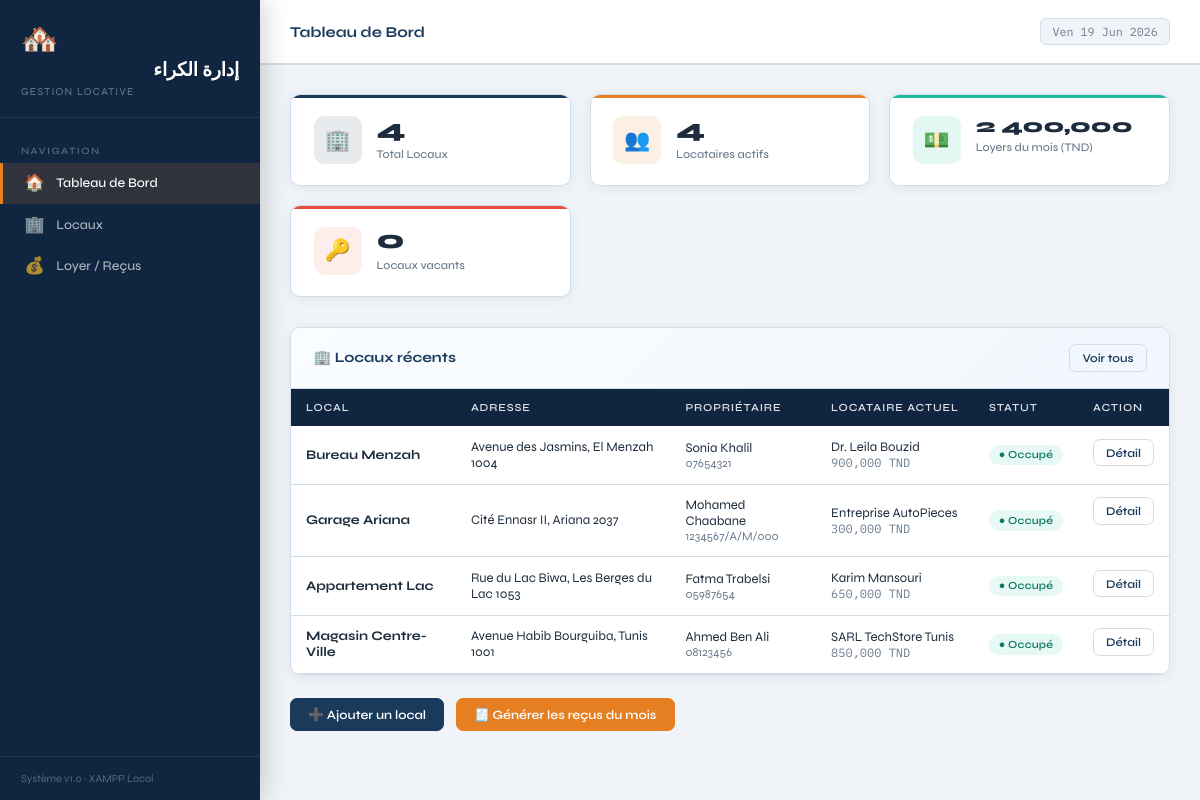
The page / on the database its author committed.
### tables this page shows
CREATE TABLE IF NOT EXISTS `locataires` (
    `id`                         INT             NOT NULL AUTO_INCREMENT,
    `local_id`                   INT             NOT NULL,
    `nom`                        VARCHAR(255)    NOT NULL,
    `cin`                        VARCHAR(50)     NOT NULL DEFAULT '',
    `num_tel`                    VARCHAR(30)     NOT NULL DEFAULT '',
    `mf`                         VARCHAR(100)    NOT NULL DEFAULT '',
    `montant_mensuel`            DECIMAL(10,3)   NOT NULL DEFAULT 0.000,
    `frequence_paiement`         ENUM('mois','trimestre','semestre') NOT NULL DEFAULT 'mois',
    `retenue`                    TINYINT         NOT NULL DEFAULT 0,
    `augmentation_montant`       DECIMAL(10,3)   NOT NULL DEFAULT 0.000,
    `augmentation_periode`       ENUM('annee','deux_ans') NOT NULL DEFAULT 'annee',
    `type_local`                 VARCHAR(100)    NOT NULL DEFAULT '',
    `contrat_path`               VARCHAR(500)    DEFAULT NULL,
    `date_debut`                 DATE            NOT NULL,
    `date_derniere_augmentation` DATE            DEFAULT NULL,
    `actif`                      TINYINT         NOT NULL DEFAULT 1,
    `note`                       TEXT            DEFAULT NULL,
    `charges_additionnelles`     TEXT            DEFAULT NULL,
    `created_at`                 DATETIME        NOT NULL DEFAULT CURRENT_TIMESTAMP,
    PRIMARY KEY (`id`),
    CONSTRAINT `fk_locataire_local`
        FOREIGN KEY (`local_id`) REFERENCES `locaux`(`id`)
        ON DELETE RESTRICT ON UPDATE CASCADE
);

CREATE TABLE IF NOT EXISTS `locaux` (
    `id`                   INT           NOT NULL AUTO_INCREMENT,
    `nom_local`            VARCHAR(255)  NOT NULL,
    `adresse`              TEXT          NOT NULL,
    `proprietaire`         VARCHAR(255)  NOT NULL,
    `cin_mf_proprietaire`  VARCHAR(100)  NOT NULL DEFAULT '',
    `document_path`        VARCHAR(500)  DEFAULT NULL,
    `created_at`           DATETIME      NOT NULL DEFAULT CURRENT_TIMESTAMP,
    PRIMARY KEY (`id`)
);

### config/db.php (called while the page is built, shortened)
<?php
function esc(string $s): string {
    return htmlspecialchars($s, ENT_QUOTES | ENT_HTML5, 'UTF-8');
}
function formatTND(float $amount): string {
    return number_format($amount, 3, ',', ' ');
}

### index.php (the view, shortened to what this page needs)
<?php
require_once __DIR__ . '/config/db.php';
$pageTitle = 'Tableau de Bord';
$activeNav = 'dashboard';
$baseUrl   = '';
$pdo = getPDO();
$nbLocaux     = (int)$pdo->query("SELECT COUNT(*) FROM locaux")->fetchColumn();
$nbLocataires = (int)$pdo->query("SELECT COUNT(*) FROM locataires WHERE actif = 1")->fetchColumn();
$year  = (int)date('Y');
$month = (int)date('m');
$allLocataires = $pdo->query("SELECT * FROM locataires WHERE actif = 1")->fetchAll();
$totalMois = 0.0;
foreach ($allLocataires as $loc) {
    $dateDebut    = new DateTime($loc['date_debut']);
    $debutYear    = (int)$dateDebut->format('Y');
    $debutMonth   = (int)$dateDebut->format('m');
    $monthsElapsed = ($year - $debutYear) * 12 + ($month - $debutMonth);
    switch ($loc['frequence_paiement']) {
        case 'trimestre': $period = 3; break;
        case 'semestre':  $period = 6; break;
        default:          $period = 1; break;
    }
    if ($monthsElapsed >= 0 && $monthsElapsed % $period === 0) {
        $totalMois += (float)$loc['montant_mensuel'] * $period;
    }
}
$nbVacants = (int)$pdo->query(
    "SELECT COUNT(*) FROM locaux l WHERE NOT EXISTS
     (SELECT 1 FROM locataires lt WHERE lt.local_id = l.id AND lt.actif = 1)"
)->fetchColumn();
include __DIR__ . '/modules/layout.php';
?>
<div class="stats-grid">
  <div class="stat-card blue">
    <div class="stat-icon blue">🏢</div>
    <div>
      <div class="stat-value"><?= $nbLocaux ?></div>
      <div class="stat-label">Total Locaux</div>
    </div>
  </div>
  <div class="stat-card orange">
    <div class="stat-icon orange">👥</div>
    <div>
      <div class="stat-value"><?= $nbLocataires ?></div>
      <div class="stat-label">Locataires actifs</div>
    </div>
  </div>
  <div class="stat-card teal">
    <div class="stat-icon teal">💵</div>
    <div>
      <div class="stat-value" style="font-size:1.3rem"><?= formatTND($totalMois) ?></div>
      <div class="stat-label">Loyers du mois (TND)</div>
    </div>
  </div>
  <div class="stat-card red">
    <div class="stat-icon red">🔑</div>
    <div>
      <div class="stat-value"><?= $nbVacants ?></div>
      <div class="stat-label">Locaux vacants</div>
    </div>
  </div>
</div>
<div class="card mb-3">
  <div class="card-header">
    <h2>🏢 Locaux récents</h2>
    <a href="locaux.php" class="btn btn-outline btn-sm">Voir tous</a>
  </div>
  <div class="table-wrap">
    <table class="data-table">
      <thead>
        <tr>
          <th>Local</th>
          <th>Adresse</th>
          <th>Propriétaire</th>
          <th>Locataire actuel</th>
          <th>Statut</th>
          <th>Action</th>
        </tr>
      </thead>
      <tbody>
        <?php
        $rows = $pdo->query(
            "SELECT l.*,
                    lt.nom AS locataire_nom, lt.montant_mensuel, lt.frequence_paiement,
                    lt.note AS locataire_note
             FROM locaux l
             LEFT JOIN locataires lt ON lt.local_id = l.id AND lt.actif = 1
             ORDER BY l.id DESC LIMIT 10"
        )->fetchAll();
        foreach ($rows as $r):
            $vacant = empty($r['locataire_nom']);
        ?>
        <tr>
          <td><strong><?= esc($r['nom_local']) ?></strong></td>
          <td><?= esc($r['adresse']) ?></td>
          <td>
            <?= esc($r['proprietaire']) ?>
            <div class="muted"><?= esc($r['cin_mf_proprietaire']) ?></div>
          </td>
          <td>
            <?php if (!$vacant): ?>
              <?= esc($r['locataire_nom']) ?>
              <div class="muted font-mono"><?= formatTND((float)$r['montant_mensuel']) ?> TND</div>
            <?php else: ?>
              <span class="text-muted">—</span>
            <?php endif; ?>
          </td>
          <td>
            <?php if ($vacant): ?>
              <span class="badge badge-gray">Vacant</span>
            <?php else: ?>
              <span class="badge badge-green">● Occupé</span>
            <?php endif; ?>
          </td>
          <td style="display:flex;align-items:center;gap:.5rem">
            <a href="modules/local_detail.php?id=<?= (int)$r['id'] ?>"
               class="btn btn-outline btn-sm">Détail</a>
          </td>
        </tr>
        <?php endforeach; ?>
      </tbody>
    </table>
  </div>
</div>
<div class="flex gap-3">
  <a href="locaux.php?action=add" class="btn btn-primary">
    ➕ Ajouter un local
  </a>
  <a href="loyer.php" class="btn btn-orange">
    🧾 Générer les reçus du mois
  </a>
</div>
<?php include __DIR__ . '/modules/layout_footer.php'; ?>

### modules/layout.php (shortened to what this page needs)
<?php
$pageTitle  = $pageTitle  ?? 'Gestion Locative';
$activeNav  = $activeNav  ?? 'dashboard';
?>
<!DOCTYPE html>
<html lang="fr">
<head>
  <link rel="stylesheet" href="<?= $baseUrl ?? '' ?>assets/css/style.css">
</head>
<body>
<aside class="sidebar">
  <div class="sidebar-logo">
    <div class="logo-icon">🏘️</div>
    <span class="logo-title">إدارة الكراء</span>
    <span class="logo-subtitle">Gestion Locative</span>
  </div>
  <nav class="sidebar-nav">
    <div class="nav-section-label">Navigation</div>
    <a href="<?= $baseUrl ?? '' ?>index.php"
       class="nav-item <?= $activeNav === 'dashboard' ? 'active' : '' ?>">
      <span class="nav-icon">🏠</span>
      Tableau de Bord
    </a>
    <a href="<?= $baseUrl ?? '' ?>locaux.php"
       class="nav-item <?= $activeNav === 'locaux' ? 'active' : '' ?>">
      <span class="nav-icon">🏢</span>
      Locaux
    </a>
    <a href="<?= $baseUrl ?? '' ?>loyer.php"
       class="nav-item <?= $activeNav === 'loyer' ? 'active' : '' ?>">
      <span class="nav-icon">💰</span>
      Loyer / Reçus
    </a>
  </nav>
  <div class="sidebar-footer">
    Système v1.0 · XAMPP Local
  </div>
</aside>
<div class="main-wrapper">
  <header class="topbar">
    <div class="topbar-title">
      <?= esc($pageTitle) ?>
    </div>
    <div class="topbar-date" id="topbar-date"></div>
  </header>
  <main class="page-content">

### modules/layout_footer.php (shortened to what this page needs)
  </main>
</div>
</body>
</html>

### rows shown on the page
locataires: local.nom_local "Bureau Menzah", local.adresse "Avenue des Jasmins, El Menzah 1004", local.proprietaire "Sonia Khalil", local.cin_mf_proprietaire "07654321", nom "Dr. Leila Bouzid", montant_mensuel "900,000", shows "● Occupé"
locataires: local.nom_local "Garage Ariana", local.adresse "Cité Ennasr II, Ariana 2037", local.proprietaire "Mohamed Chaabane", local.cin_mf_proprietaire "1234567/A/M/000", nom "Entreprise AutoPieces", montant_mensuel "300,000", shows "● Occupé"
locataires: local.nom_local "Appartement Lac", local.adresse "Rue du Lac Biwa, Les Berges du Lac 1053", local.proprietaire "Fatma Trabelsi", local.cin_mf_proprietaire "05987654", nom "Karim Mansouri", montant_mensuel "650,000", shows "● Occupé"
locataires: local.nom_local "Magasin Centre-Ville", local.adresse "Avenue Habib Bourguiba, Tunis 1001", local.proprietaire "Ahmed Ben Ali", local.cin_mf_proprietaire "08123456", nom "SARL TechStore Tunis", montant_mensuel "850,000", shows "● Occupé"

### other values the page prints
$pageTitle "Tableau de Bord"
$nbLocaux "4"
$nbLocataires "4"
formatTND($totalMois) "2 400,000"
$nbVacants "0"
